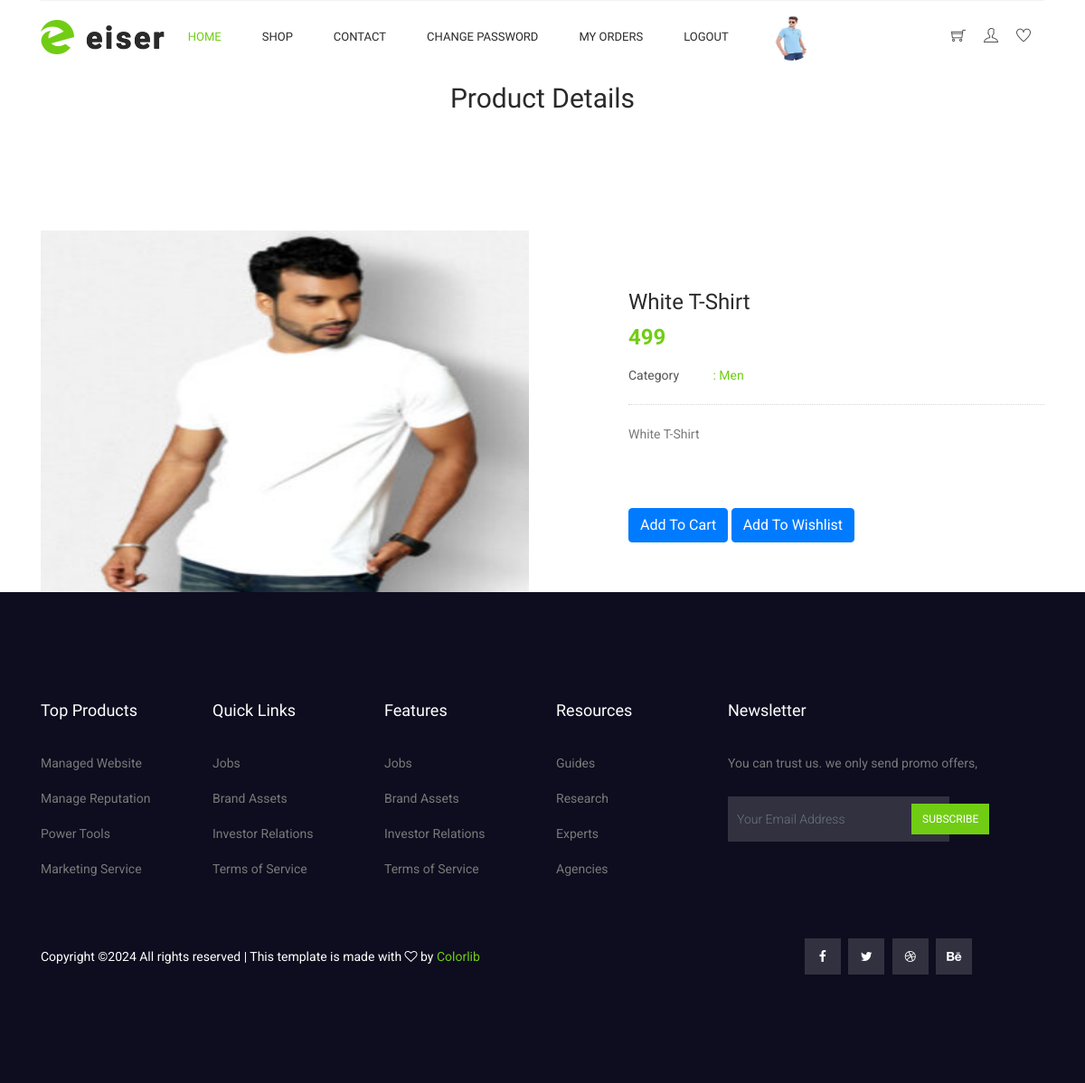
Page /product-details/1/ (signed in) on the committed database.
### myapp/models.py (models this page shows, shortened)
class Product(models.Model):
	seller=models.ForeignKey(User,on_delete=models.CASCADE)
	category=(
		("Men","Men"),
		("Women","Women"),
		("Kids","Kids"),
	)
	size=(
		("S","S"),
		("L","L"),
		("M","M"),
		("XL","XL"),
		("XXL","XXL"),
	)
	product_category=models.CharField(max_length=100,choices=category)
	product_name=models.CharField(max_length=100)
	product_price=models.PositiveIntegerField()
	product_desc=models.TextField()
	product_picture=models.ImageField(upload_to="product_picture/")
	product_size=models.CharField(max_length=100,choices=size,default="")

### myapp/views.py (the view)
# urls.py: path('product-details/<int:pk>/',views.product_details,name='product-details'),
def product_details(request,pk):
	wishlist_flag=False
	cart_flag=False
	product=Product.objects.get(pk=pk)
	user=User.objects.get(email=request.session['email'])
	try:
		Wishlist.objects.get(user=user,product=product)
		wishlist_flag=True
	except:
		pass
	try:
		Cart.objects.get(user=user,product=product,payment_status=False)
		cart_flag=True
	except:
		pass
	return render(request,'product-details.html',{'product':product,'wishlist_flag':wishlist_flag,'cart_flag':cart_flag})

### myapp/templates/product-details.html
{% extends 'header.html' %}
{% load static %}
{% block content %}
<!DOCTYPE html>
<html lang="en">
  <head>
  </head>
  <body>
      <div class="mb-3 mb-md-0">
        <h2 style="text-align: center;margin-top:10px;">Product Details</h2>
      </div>
    <div class="product_image_area">
      <div class="container">
        <div class="row s_product_inner">
          <div class="col-lg-6">
            <div class="s_product_img">
              <div
                id="carouselExampleIndicators"
                class="carousel slide"
                data-ride="carousel"
              >
                <div class="carousel-inner">
                  <div class="carousel-item active">
                    <img
                      class="d-block w-100"
                      src="{{product.product_picture.url}}" style="width: 100px;height: 400px;"
                      alt="First slide"
                    />
                  </div>
                </div>
              </div>
            </div>
          </div>
          <div class="col-lg-5 offset-lg-1">
            <div class="s_product_text">
              <h3>{{product.product_name}}</h3>
              <h2>{{product.product_price}}</h2>
              <ul class="list">
                <li>
                  <a class="active" href="#">
                    <span>Category</span> : {{product.product_category}}</a
                  >
                </li>
              </ul>
              <p>
                {{product.product_desc}}
              </p>
              <div class="card_area">
                {% if cart_flag == False %}
                  <a class="btn btn-primary" href="{% url 'add-to-cart' pk=product.pk %}">Add To Cart</a>
                {% else %}
                  <a class="btn btn-danger" href="{% url 'remove-from-cart' pk=product.pk %}">Remove From Cart</a>
                {% endif %}
                {% if wishlist_flag == False %}
                  <a class="btn btn-primary" href="{% url 'add-to-wishlist' pk=product.pk %}">Add To Wishlist</a>
                {% else %}
                  <a class="btn btn-danger" href="{% url 'remove-from-wishlist' pk=product.pk %}">Remove From Wishlist</a>
                {% endif %}
              </div>
            </div>
          </div>
        </div>
      </div>
    </div>
  </body>
</html>
{% endblock %}

### myapp/static/css/style.css (style rules this page uses)
body { line-height:24px;font-size:14px;font-family:"Roboto",sans-serif;font-weight:normal;color:#797979 }
h1,h2,h3,h4,h5,h6 { font-family:"Heebo",sans-serif;color:#2a2a2a;font-weight:500 }
.list { list-style:none;margin:0px;padding:0px }
a { text-decoration:none;transition:all 0.3s ease-in-out }
ul { list-style-type:none;margin:0;padding:0 }
.active { color:#71cd14 }
h2 { font-size:30px }
h3 { font-size:24px }
.product_image_area { padding-top:120px }
.s_product_img .carousel { position:relative }
.s_product_text { margin-left:-15px;margin-top:65px }
.s_product_text h3 { font-size:24px;font-weight:500;color:#2a2a2a;margin-bottom:10px }
.s_product_text h2 { font-size:24px;font-weight:bold;color:#71cd14;margin-bottom:15px }
.s_product_text .list li { margin-bottom:5px }
.s_product_text .list li a { font-size:14px;font-family:"Roboto",sans-serif;font-weight:normal;color:#555555 }
.s_product_text .list li a span { width:90px;display:inline-block }
.s_product_text .list li a.active { color:#71cd14 }
.s_product_text .list li a.active span { color:#555 }
.s_product_text .list li:last-child { margin-bottom:0px }
.s_product_text p { padding-top:20px;border-top:1px dotted #d5d5d5;margin-top:20px;margin-bottom:70px }

### rows in the picture
Product: product_picture (picture), product_name "White T-Shirt", product_price "499", product_category "Men", product_desc "White T-Shirt"
